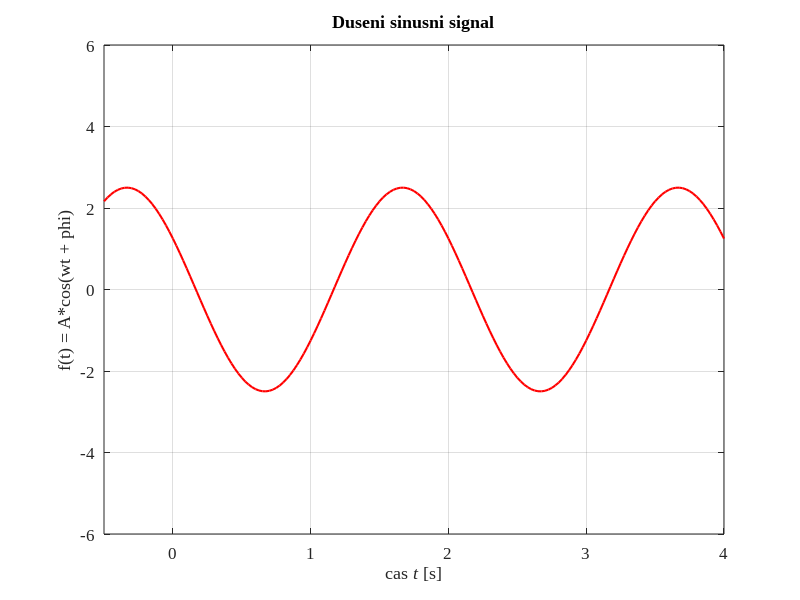

MATLAB code for this plot:
%1.C) Cos signal z amp = 2,5 periodo T = 2, fazni phi = Pi/3
clear all; close all;

tz = -0.5; tk = 4; dt = 0.025; % podatki o casovni skali, casovni inkrement
t = tz : dt: tk;
A = 2.5;  T = 2.0;  phi = pi/3;    %podaki o signalu
f1 = A * cos(2*pi/T*t + phi);   %signal


%Izris slike

plot(t, f1, 'r', 'LineWidth', 1.5);
axis([tz tk -6 6]);
set(gca, 'FontName', 'Times New Roman', 'FontSize', 12);
grid;
xlabel('cas {\itt} [s]');
ylabel('f(t) = A*cos(wt + phi)');
title('Duseni sinusni signal');
